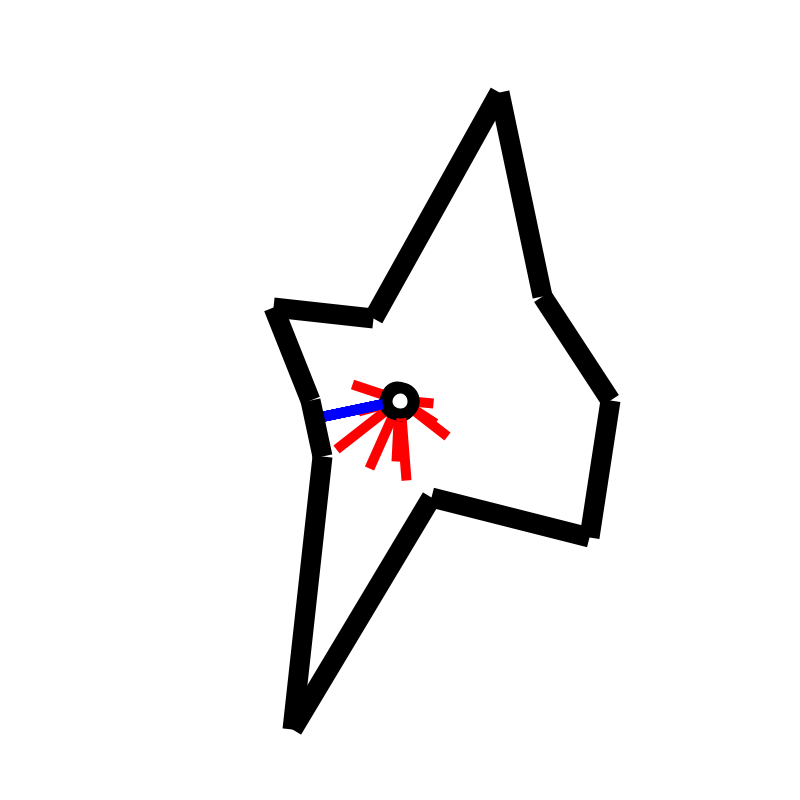
Frame 1 (no input)
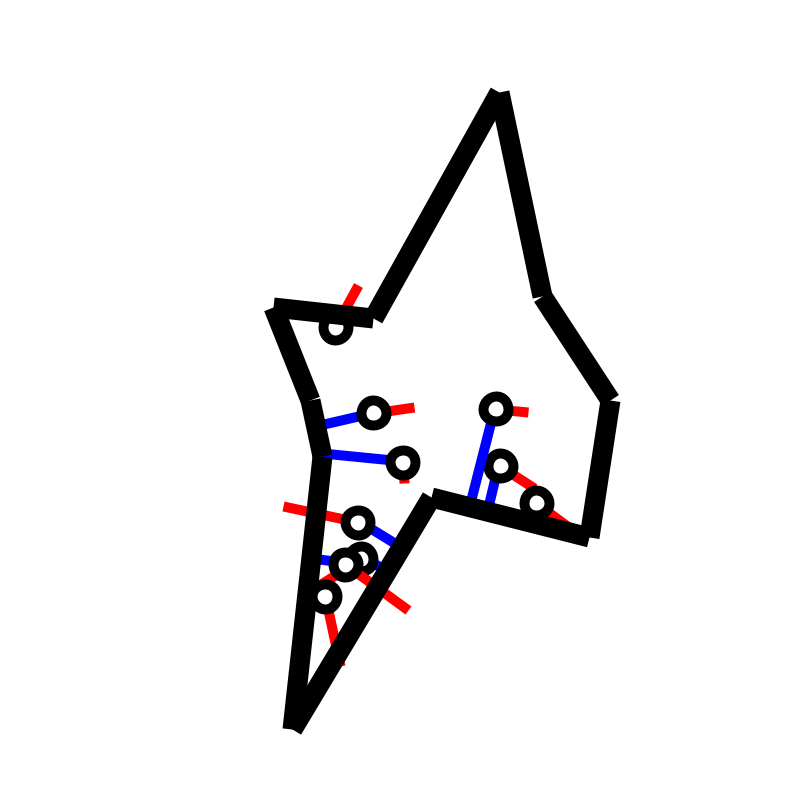
Frame 60 (the mouse pressed at the canvas centre just before this capture)
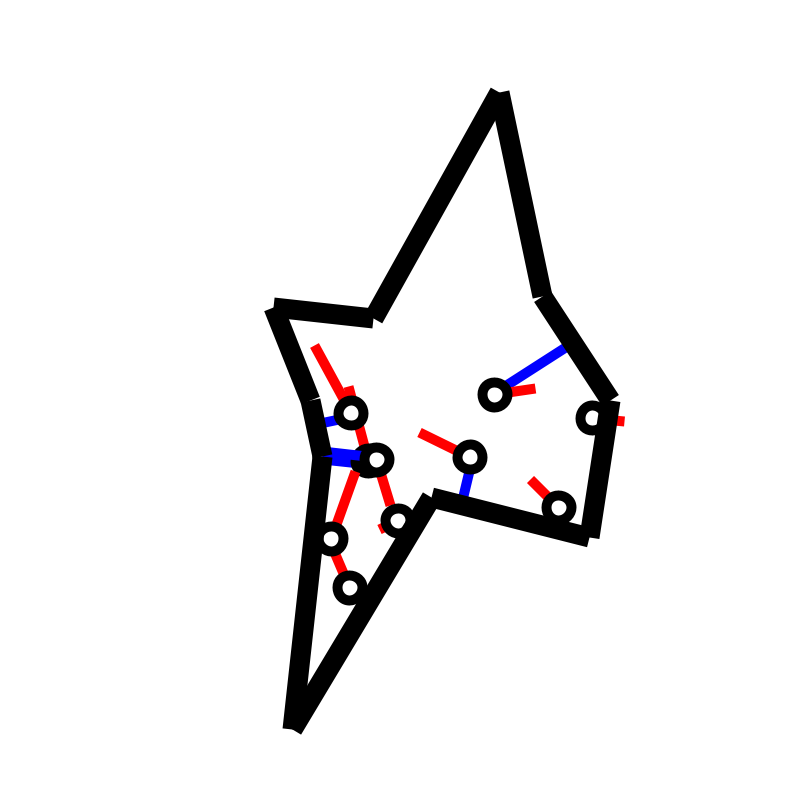
Frame 120 (the mouse held since frame 60 and released just before this capture)

The Processing sketch that drew these frames (run headless with seeded random() and noise(); from frame 60 on, the mouse is pressed at the canvas centre):

// Processing sketch: multi_bouncers
// ── multi_bouncers.pde
// 이동하고 변을 만나면 반사되는 원의 정보들을 저장하기 위한 클래스
// 여러개이기 때문에 [] 배열 (array) 의 형태로 사용.
Bouncer bs[];

// 선분들의 정보를 담기 위한 클래스.
// 선분의 시작점, 끝점의 xy좌표를 가지고 있도록 만들었습니다.
Edge eds[];

// 원들의 개수
int bs_num = 10;

// 변들의 개수
int eds_num = 10;

// 다각형을 그릴때 화면 중심을 기준으로 랜덤한 반지름을 뽑고,
// 그 반지름을 가지고 형태를 그려줄 것이기 때문에 
// 반지름의 값을 보관하기 위한 float array
float eds_r[];

void setup() {
  size(800, 800);
  strokeCap(MITER);
  
  // bs_num 개수만큼의 Bouncer 클래스 오브젝트를 만든다.
  bs = new Bouncer[bs_num];
  for (int i=0; i<bs_num; i++) {
    bs[i] = new Bouncer();
  }
  
  // eds_num 개수만큼의 Edge 클래스 오브젝트를 만든다.
  eds = new Edge[eds_num];
  // eds_num 개수만큼의 반지름 값을 담기위한 준비. float array 만들기.
  eds_r = new float[eds_num];

  // 랜덤한 반지름 값들 준비.
  for (int i=0; i<eds_num; i++) {
    eds_r[i] = random(80, width*0.5);
  }

  for (int i=0; i<eds_num; i++) {
    float angle = i * 2 * PI / eds_num;

    // 변을 처음 그려줄때, 닫힌 다각형을 그리려는 것이 목적이었기 때문에,
    // 한 변을 이루는 두개의 점들중 시작점은 이전 변의 끝점과 동일하고,
    // 끝점은 다음 변의 시작점과 동일해야한다.
    // 그래서 x_1, y_1은 현재 i 값에 해당하는 각과 반지름을 이용,
    // x_2, y_2는 i + 1 값에 해당하는 각과 반지름을 이용.

    float r_1 = eds_r[i];
    
    // 마지막 변의 경우 참조할수 있는 다음변이 없는데, 
    // 닫힌 다각형이 되려면 0번째와 같으면 되므로 0번째를 "다음변"으로 취급.
    // 변수 = (조건)? 참일 경우 값 : 거짓일 경우 값
    // 위와 같은 문법 구조.
    float r_2 = (i==eds_num-1)? eds_r[0] : eds_r[i+1];
   
    // 각 변의 첫번째 점
    float x_1 = width*0.5 + r_1 * cos(angle);
    float y_1 = height*0.5 + r_1 * sin(angle);
    // 각 변의 두번째 점
    float x_2 = width*0.5  + r_2 * cos(angle + 2 * PI / eds_num);
    float y_2 = height*0.5 + r_2 * sin(angle + 2 * PI / eds_num);
    
    //선분의 시작점 끝점 입력.
    eds[i] = new Edge(x_1, y_1, x_2, y_2);
  }
}

void draw() {
  background(255);
  
  //원 그려주고 원 관련 정보 계산
  for (int i=0; i<bs_num; i++) {
    bs[i].update();
  }

  // 선분 그려주기
  strokeWeight(20);
  for (int i=0; i<eds_num; i++) {
    float x_1 = eds[i].x_1;
    float y_1 = eds[i].y_1;
    float x_2 = eds[i].x_2;
    float y_2 = eds[i].y_2;
    line(x_1, y_1, x_2, y_2);
  }
}

// ── Bouncer.pde
class Bouncer {

  PVector pos; // 원의 위치
  PVector vel; // 원의 이동 속도
  float r; // 원의 반지름
  boolean collided = false; // 충돌 여부 확인 -> 아직 제대로 작동 안함!
  
  Bouncer() {
    r = 25;
    pos = new PVector(width*0.5, height*0.5);

    // 랜덤한 방향과 크기를 가지는 속도 벡터 생성
    float vel_mag = random(1, 4);
    float vel_angle = random(2*PI);
    vel = new PVector(cos(vel_angle)*vel_mag, sin(vel_angle)*vel_mag);
  }

  // 모든 변들의 위치와 자신의 위치를 대조해서 반사될지 여부를 판단하는 부분
  void check_edges() {

    // 변들과의 거리들 중 최소값을 구하기 위해 비교하기 위한 초기값 지정
    // 매우 큰 아무 값 지정
    float comp_l = width * 20.0;

    // 거리가 최소일 경우에 원에서 해당 선분으로 내린 
    // 수선의 발의 좌표를 저장하기 위한 변수
    float min_x = 0;
    float min_y = 0;
    
    for (int i=0; i<eds_num; i++) {
      
      // 이부분의 코드는 이전 예제를 참조해주세요 (아래 링크)
      // https://github.com/Coding-Pool/processing/blob/master/bouncer_line/bouncer_line.pde
      
      float A_x = eds[i].x_1;
      float A_y = eds[i].y_1;
      float B_x = eds[i].x_2;
      float B_y = eds[i].y_2;

      float P_x = pos.x;
      float P_y = pos.y;

      PVector AB = new PVector(B_x - A_x, B_y - A_y); // A->B 방향과 크기를 가진 벡터
      PVector AP = new PVector(P_x - A_x, P_y - A_y); // A->P 방향과 크기를 가진 벡터

      AB.normalize(); //A->B를 방향은 일정하되 크기는 1인 벡터로 바꾸어줍니다.
      // AX의 길이를 구하기 위해 크기가 1이된 A->B 와 그대로인 A->P의 내적값을 구해줍니다.
      float AX_length = AP.dot(AB);
      // 점 A의 위치를 이용하기 위해 새로 만들어줍니다.
      PVector A = new PVector(A_x, A_y);
      // A + AB * AX_length 라고 생각하면 되고, 이는 두가지 부분으로 나누어 생각할 수 있습니다.
      // AB * AX_length 는 A->B 와 방향은 같되 크기가 AX와 동일한 벡터, 즉 A->X 벡터가 됩니다.
      // A->X 벡터를 A에 더해주면 X의 좌표를 구할 수 있습니다.
      PVector X = A.add(AB.mult(AX_length));
      // X->P 가 저희가 AB와 P사이 거리를 판단하기 위해 필요한 벡터입니다. 

      PVector N = new PVector(P_x-X.x, P_y-X.y);
      N.normalize(); //크기가 1인 수직벡터
      PVector D = new PVector(vel.x, vel.y);
      PVector ref = D.add( N.mult( -2 * (N.dot(D)) ) ); //반사되는 속도벡터

      if (dist(A_x, A_y, X.x, X.y) < dist(A_x, A_y, B_x, B_y) + r * 0.5 && 
        dist(B_x, B_y, X.x, X.y) < dist(A_x, A_y, B_x, B_y) + r * 0.5) {
        
        if ( comp_l > dist(X.x, X.y, P_x, P_y) ) {
          // 현재 확인하고 있는 선분과의 거리가 이전에 comp_l에
          // 저장된 값보다 작으면 해당 값을 comp_l에 기록합니다.
          comp_l = dist(X.x, X.y, P_x, P_y);
          // 더 작은 값을 찾았을 경우의 수선의 발의 좌표도 기록 -> 나중에 선분 그리기 위해서
          min_x = X.x;
          min_y = X.y;
        }
        
        if (dist(X.x, X.y, P_x, P_y) < r * 0.5) {
          if (!collided) { 
            collided = true; // 충돌했다!
            vel.x = ref.x;
            vel.y = ref.y;
          }
        } else {
          // 충돌하지 않은 상태로 돌아오는 것은 거리가 확보된 이후입니다.
          collided = false;
        }
      }
    }

    strokeWeight(10);
    stroke(0, 0, 255);
    // for구문 안에서 조건에 충족하는 점을 찾지 못했을 경우 0,0으로 직선이 그려지는 것 방지.
    if(min_x != 0 && min_y != 0){
      line(min_x, min_y, pos.x, pos.y);
    }
  }

  void update() {
    //--> 자신의 위치와 모든 변들의 위치를 비교해서 속도를 바꿀지 말지 결정.
    check_edges();
    pos.add(vel);
    strokeWeight(10);
    // 속도 그려주는 선
    stroke(255,0,0);
    line(pos.x,pos.y,pos.x+vel.x*20,pos.y+vel.y*20);
    // 원 그리기
    stroke(0);
    ellipse(pos.x, pos.y, r, r);
  }
}

// ── Edge.pde
class Edge {
  
  float x_1, y_1; // 시작점
  float x_2, y_2; // 끝점
  
  Edge(float _x_1, float _y_1, float _x_2, float _y_2) {
    x_1 = _x_1;
    y_1 = _y_1;
    x_2 = _x_2;
    y_2 = _y_2;
  }
  
}
